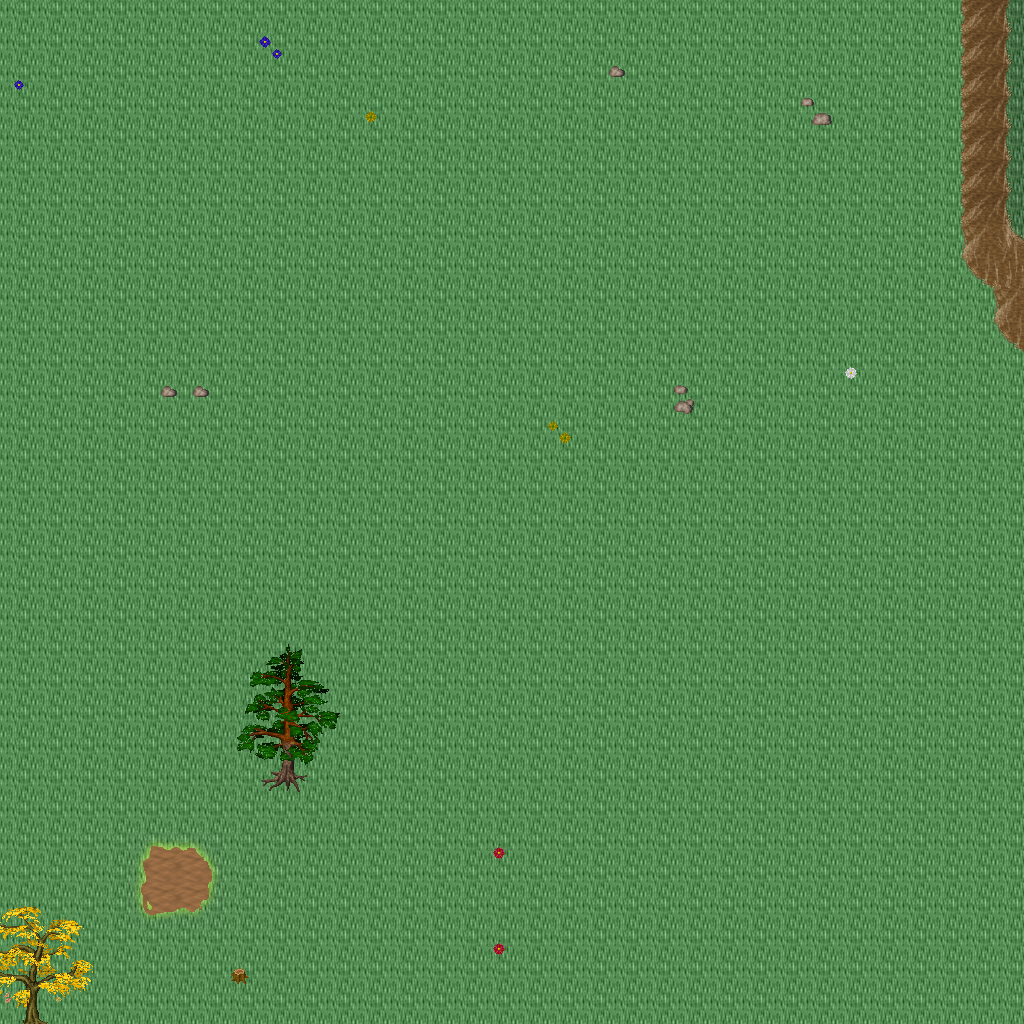

Rendered tile map (Tiled .tmx) drawn with the repository's tilesets; below, a short description and the map source with its tile grids summarised:
An orthogonal 32x32 tile map with 32x32 px tiles, 5 tile layers (Ground, Objects, Objects2, Above, ...), 1 hidden layer not drawn, 25 tilesets.

<map version="1.10" tiledversion="1.11.0" orientation="orthogonal" renderorder="right-down" width="32" height="32" tilewidth="32" tileheight="32" infinite="0" nextlayerid="11" nextobjectid="1">
 <tileset firstgid="1" name="logic_collision" tilewidth="32" tileheight="32" tilecount="1" columns="1">
  <image source="../drawable/logic_collision.png" width="32" height="32" />
 </tileset>
 <tileset firstgid="2" name="ground_ridge_earth_pale" tilewidth="32" tileheight="32" tilecount="96" columns="12">
  <image source="../drawable/ground_ridge_earth_pale.png" width="384" height="256" />
 </tileset>
 <tileset firstgid="98" name="ground_ridge_earth_dark" tilewidth="32" tileheight="32" tilecount="96" columns="12">
  <image source="../drawable/ground_ridge_earth_dark.png" width="384" height="256" />
 </tileset>
 <tileset firstgid="194" name="ground_ground" tilewidth="32" tileheight="32" tilecount="33" columns="3">
  <image source="../drawable/ground_ground.png" width="96" height="352" />
 </tileset>
 <tileset firstgid="227" name="plant_stump_small_stump" tilewidth="32" tileheight="32" tilecount="4" columns="2">
  <image source="../drawable/plant_stump_small_stump.png" width="64" height="64" />
 </tileset>
 <tileset firstgid="231" name="plant_tree_fall_trees" tilewidth="32" tileheight="32" tilecount="40" columns="8">
  <image source="../drawable/plant_tree_fall_trees.png" width="256" height="160" />
 </tileset>
 <tileset firstgid="271" name="plant_tree_pine_tree" tilewidth="32" tileheight="32" tilecount="20" columns="4">
  <image source="../drawable/plant_tree_pine_tree.png" width="128" height="160" />
 </tileset>
 <tileset firstgid="291" name="plant_tree_tree_darkgreen" tilewidth="32" tileheight="32" tilecount="88" columns="8">
  <image source="../drawable/plant_tree_tree_darkgreen.png" width="256" height="352" />
 </tileset>
 <tileset firstgid="379" name="plant_leaves" tilewidth="32" tileheight="32" tilecount="8" columns="4">
  <image source="../drawable/plant_leaves.png" width="128" height="64" />
 </tileset>
 <tileset firstgid="387" name="plant_flower_daisy_blue" tilewidth="32" tileheight="32" tilecount="8" columns="2">
  <image source="../drawable/plant_flower_daisy_blue.png" width="64" height="128" />
 </tileset>
 <tileset firstgid="395" name="plant_flower_daisy_red" tilewidth="32" tileheight="32" tilecount="8" columns="2">
  <image source="../drawable/plant_flower_daisy_red.png" width="64" height="128" />
 </tileset>
 <tileset firstgid="403" name="plant_flower_daisy_white" tilewidth="32" tileheight="32" tilecount="8" columns="2">
  <image source="../drawable/plant_flower_daisy_white.png" width="64" height="128" />
 </tileset>
 <tileset firstgid="411" name="plant_flower_daisy_yellow" tilewidth="32" tileheight="32" tilecount="8" columns="2">
  <image source="../drawable/plant_flower_daisy_yellow.png" width="64" height="128" />
 </tileset>
 <tileset firstgid="419" name="ground_grass_corners" tilewidth="32" tileheight="32" tilecount="24" columns="6">
  <image source="../drawable/ground_grass_corners.png" width="192" height="128" />
 </tileset>
 <tileset firstgid="443" name="ground_grass_edges" tilewidth="32" tileheight="32" tilecount="36" columns="12">
  <image source="../drawable/ground_grass_edges.png" width="384" height="96" />
 </tileset>
 <tileset firstgid="479" name="ground_rock_pebbles" tilewidth="32" tileheight="32" tilecount="3" columns="1">
  <image source="../drawable/ground_rock_pebbles.png" width="32" height="96" />
 </tileset>
 <tileset firstgid="482" name="logic_portal" tilewidth="32" tileheight="32" tilecount="24" columns="8">
  <image source="../drawable/logic_portal.png" width="256" height="96" />
 </tileset>
 <tileset firstgid="506" name="logic_creature_ent" tilewidth="32" tileheight="32" tilecount="4" columns="4">
  <image source="../drawable/logic_creature_ent.png" width="128" height="32" />
 </tileset>
 <tileset firstgid="510" name="logic_creature_animal" tilewidth="32" tileheight="32" tilecount="32" columns="8">
  <image source="../drawable/logic_creature_animal.png" width="256" height="128" />
 </tileset>
 <tileset firstgid="542" name="logic_creature_human_evil" tilewidth="32" tileheight="32" tilecount="16" columns="8">
  <image source="../drawable/logic_creature_human_evil.png" width="256" height="64" />
 </tileset>
 <tileset firstgid="558" name="terrain_grassland" tilewidth="32" tileheight="32" tilecount="88" columns="8">
  <image source="../drawable/terrain_grassland.png" width="256" height="352" />
 </tileset>
 <tileset firstgid="646" name="terrain_cave_opening" tilewidth="32" tileheight="32" tilecount="12" columns="3">
  <image source="../drawable/terrain_cave_opening.png" width="96" height="128" />
 </tileset>
 <tileset firstgid="658" name="ground_ladder_vertical_dark" tilewidth="32" tileheight="32" tilecount="3" columns="3">
  <image source="../drawable/ground_ladder_vertical_dark.png" width="96" height="32" />
 </tileset>
 <tileset firstgid="661" name="plant_flower_flowers_mixed" tilewidth="32" tileheight="32" tilecount="16" columns="4">
  <image source="../drawable/plant_flower_flowers_mixed.png" width="128" height="128" />
 </tileset>
 <tileset firstgid="677" name="logic_creature_reptile" tilewidth="32" tileheight="32" tilecount="7" columns="7">
  <image source="../drawable/logic_creature_reptile.png" width="224" height="32" />
 </tileset>
 <layer id="1" name="Ground" width="32" height="32">
  <data>[1024 cells, 1024 non-empty, 3 distinct tile ids]</data>
 </layer>
 <layer id="2" name="Objects" width="32" height="32">
  <data>[1024 cells, 39 non-empty, 24 distinct tile ids]</data>
 </layer>
 <layer id="3" name="Objects2" width="32" height="32">
  <data>[1024 cells, 7 non-empty, 5 distinct tile ids]</data>
 </layer>
 <layer id="4" name="Above" width="32" height="32">
  <data>[1024 cells, 28 non-empty, 28 distinct tile ids]</data>
 </layer>
 <layer id="5" name="Above2" width="32" height="32">
  <data>[1024 cells, 0 non-empty, 0 distinct tile ids]</data>
 </layer>
 <layer id="6" name="Walkable" width="32" height="32" visible="0">
  <data>[1024 cells, 20 non-empty, 1 distinct tile ids]</data>
 </layer>
 <objectgroup id="7" name="Mapevents" />
 <objectgroup id="8" name="Spawn" />
 <objectgroup id="9" name="Keys" />
 <objectgroup id="10" name="Replace" />
</map>
